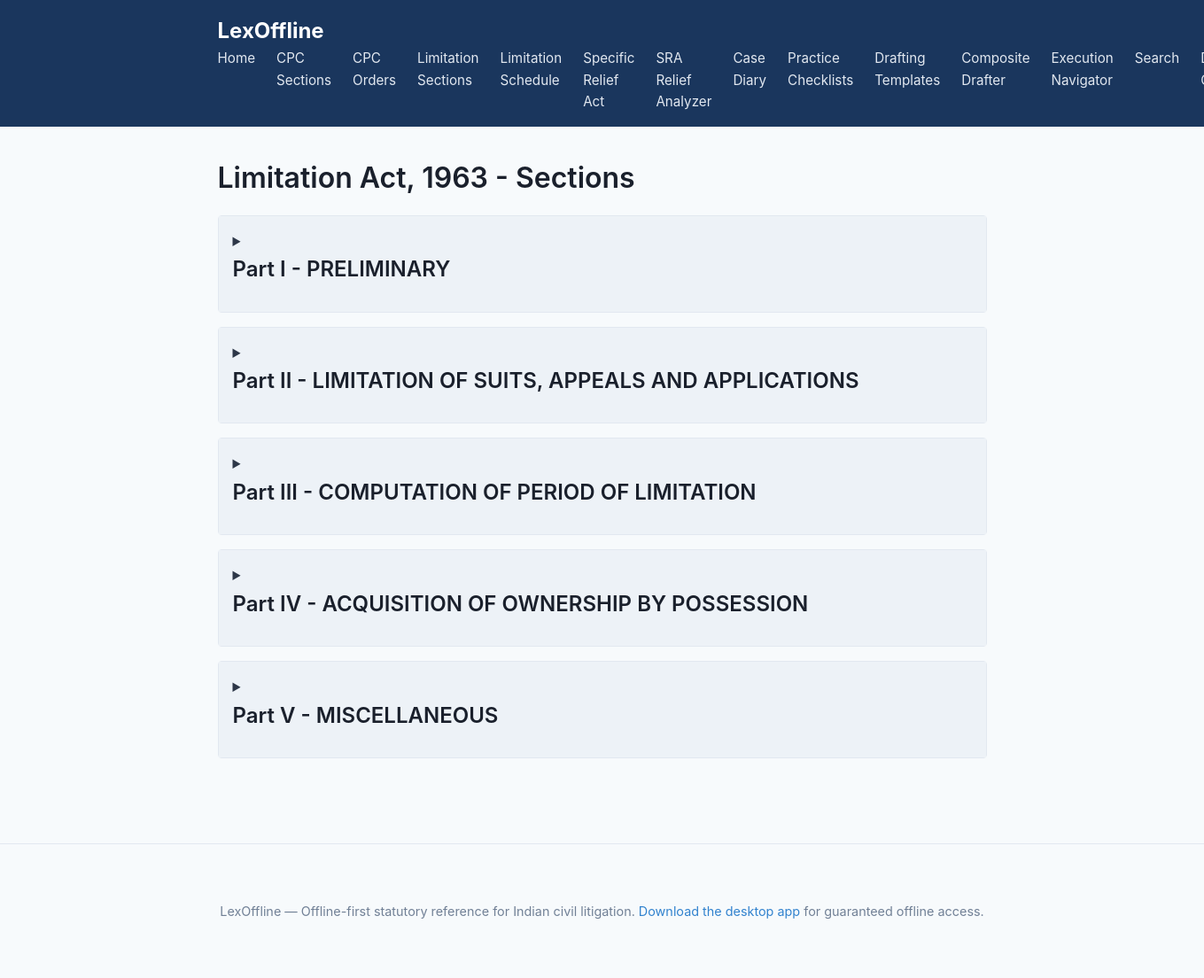
Screenshot of /limitation/sections with the database file from the repository.
### tables this page shows
CREATE TABLE limitation_sections (
        id INTEGER PRIMARY KEY,
        section_no TEXT NOT NULL,
        title TEXT NOT NULL,
        part TEXT NOT NULL,
        text TEXT NOT NULL
    );

### web/app.py (the view)
@app.route('/limitation/sections')
def limitation_sections():
    db = get_db()
    parts_raw = db.limitation_sections_by_part()
    parts = {part: rows_to_dicts(rows) for part, rows in parts_raw.items()}
    return render_template('limitation_sections.html', parts=parts)

### web/app.py (called while the page is built)
def get_db():
    db = getattr(g, '_database', None)
    if db is None:
        db = g._database = ActDatabase(DATABASE)
    return db

@app.teardown_appcontext
def close_connection(exception):
    db = getattr(g, '_database', None)
    if db is not None:
        db.close()

def rows_to_dicts(rows):
    return [dict(r) for r in rows] if rows else []

### web/templates/limitation_sections.html (shortened to what this page needs)
{% extends "base.html" %}
{% block content %}
<h1>Limitation Act, 1963 - Sections</h1>
<div class="provision-list">
    {% for part_name, sections in parts.items() %}
    <details class="part-group">
        <summary>
            <h2>Part {{ part_name }}</h2>
        </summary>
    </details>
    {% endfor %}
</div>
{% endblock %}

### web/static/style.css (style rules this page uses)
* { box-sizing: border-box; margin: 0; padding: 0; }
body { font-family: -apple-system, BlinkMacSystemFont, "Segoe UI", Roboto, Helvetica, Arial, sans-serif; line-height: 1.6; color: #2d3748; background-color: #f7fafc; }
h1, h2, h3, h4 { margin-bottom: 0.5em; color: #1a202c; font-weight: 600; }
.part-group, .order-group { margin-bottom: 1rem; background: white; border: 1px solid #e2e8f0; border-radius: 4px; }
summary { padding: 1rem; cursor: pointer; background-color: #edf2f7; font-weight: bold; }

### rows the page displays
limitation_sections: part "I - PRELIMINARY"
limitation_sections: part "II - LIMITATION OF SUITS, APPEALS AND APPLICATIONS"
limitation_sections: part "III - COMPUTATION OF PERIOD OF LIMITATION"
limitation_sections: part "IV - ACQUISITION OF OWNERSHIP BY POSSESSION"
limitation_sections: part "V - MISCELLANEOUS"
